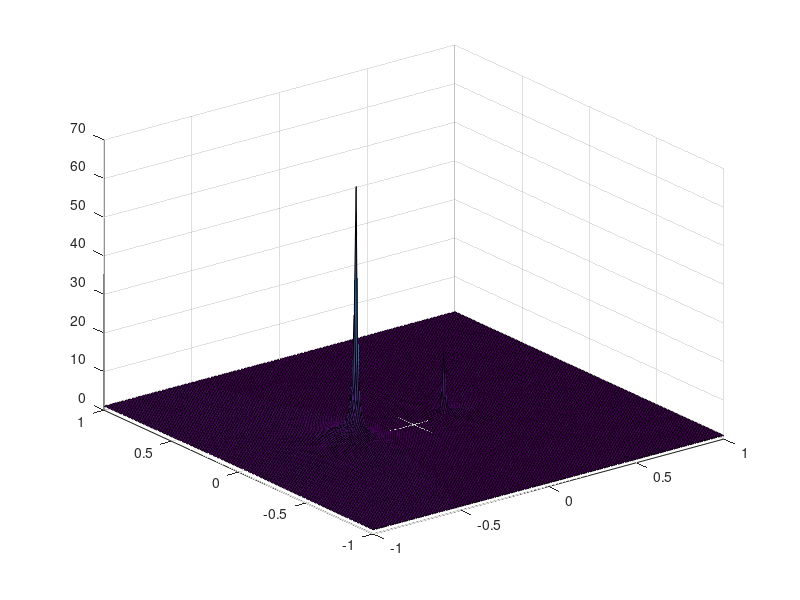
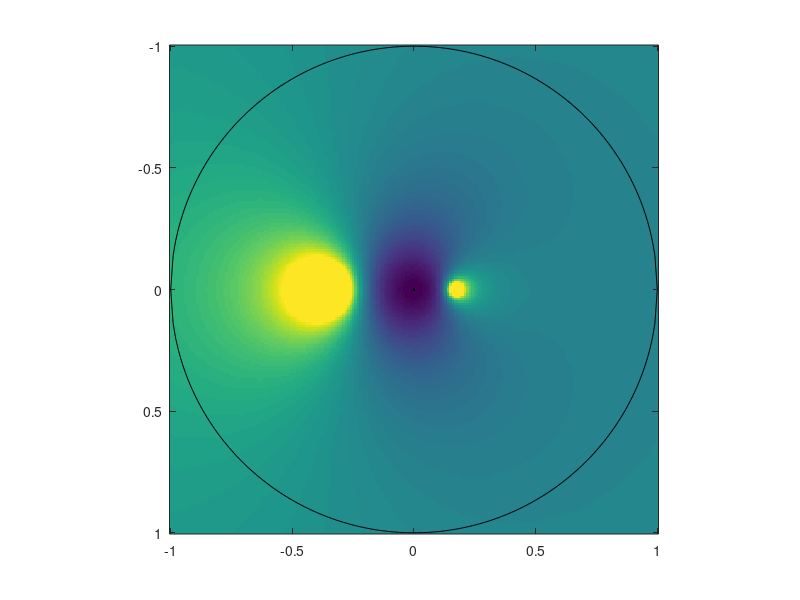

MATLAB code for these plots, in order:
clear all;

b = 1;
a = [1 1/6 -1/18];
% figure; zplane(b,a);

clear all;
[x,y] = meshgrid([-1:0.01:1]);
z = x+j*y;
H = 1 ./ ( 1 + 1/6.*z.^-1 - 1/18.*z.^-2);
figure; surf(x,y,abs(H));

figure; 
imagesc(x(1,:),y(:,1),abs(H),[0,2]); hold on;
% and plot a black circle with r=1
x=[-1:.01:1]; y=[sqrt(1-x.^2);-sqrt(1-x.^2)];
plot(x,y,'k'); axis square;

%{
h = @(z) 1/(1+1/6*z^-1-1/18*z^-2);
x = -1:0.01:1;
y = (-1:0.01:1);

for n = 1:length(y)
    for m = 1:length(x)
        H(n,m)=h( x(m) + j*y(n) );
    end
end

Ha = abs(H);
figure; surf(x,y,Ha,gradient(Ha));
% add labels to axis
xlabel('Real');
ylabel('Imaginary');
zlabel('Amplitude');
%}